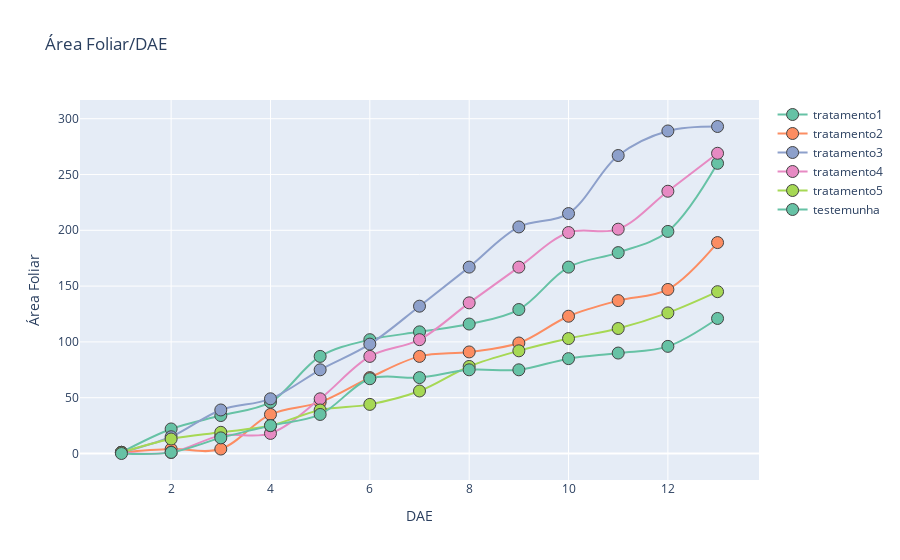

This figure's notebook cell:
### Code cell
layout = go.Layout(title = 'Área Foliar/DAE',
                   yaxis = dict(title = 'Área Foliar'),
                   xaxis = dict(title = 'DAE'),
                   colorway=cl.scales['5']['qual']['Set2']
                  )


data = []
for column in af.columns:
    trace = go.Scatter(x=af[column].index,
                   y = af[column].values,
                   mode = 'lines+markers',
                   marker = dict(size =12,line=dict(width=1)),
                   name = column,
                   line = dict(shape = 'spline'))
    data.append(trace)
    

fig = go.Figure(data = data,layout = layout,)

py.offline.iplot(fig,link_text="")

### Figure 1 — Plotly figure (JSON) as saved in the notebook; plotly's stock layout.template omitted (floating-point values rounded to 4 significant figures)
{"data": [{"line": {"shape": "spline"}, "marker": {"line": {"width": 1}, "size": 12}, "mode": "lines+markers", "name": "tratamento1", "type": "scatter", "x": [1, 2, 3, 4, 5, 6, 7, 8, 9, 10, 11, 12, 13], "y": [1, 22, 34, 46, 87, 102, 109, 116, 129, 167, 180, 199, 260]}, {"line": {"shape": "spline"}, "marker": {"line": {"width": 1}, "size": 12}, "mode": "lines+markers", "name": "tratamento2", "type": "scatter", "x": [1, 2, 3, 4, 5, 6, 7, 8, 9, 10, 11, 12, 13], "y": [1, 4, 4, 35, 46, 68, 87, 91, 99, 123, 137, 147, 189]}, {"line": {"shape": "spline"}, "marker": {"line": {"width": 1}, "size": 12}, "mode": "lines+markers", "name": "tratamento3", "type": "scatter", "x": [1, 2, 3, 4, 5, 6, 7, 8, 9, 10, 11, 12, 13], "y": [1, 15, 39, 49, 75, 98, 132, 167, 203, 215, 267, 289, 293]}, {"line": {"shape": "spline"}, "marker": {"line": {"width": 1}, "size": 12}, "mode": "lines+markers", "name": "tratamento4", "type": "scatter", "x": [1, 2, 3, 4, 5, 6, 7, 8, 9, 10, 11, 12, 13], "y": [1, 1, 16, 18, 49, 87, 102, 135, 167, 198, 201, 235, 269]}, {"line": {"shape": "spline"}, "marker": {"line": {"width": 1}, "size": 12}, "mode": "lines+markers", "name": "tratamento5", "type": "scatter", "x": [1, 2, 3, 4, 5, 6, 7, 8, 9, 10, 11, 12, 13], "y": [1, 13, 19, 25, 39, 44, 56, 78, 92, 103, 112, 126, 145]}, {"line": {"shape": "spline"}, "marker": {"line": {"width": 1}, "size": 12}, "mode": "lines+markers", "name": "testemunha", "type": "scatter", "x": [1, 2, 3, 4, 5, 6, 7, 8, 9, 10, 11, 12, 13], "y": [0, 1, 14, 25, 35, 67, 68, 75, 75, 85, 90, 96, 121]}], "layout": {"colorway": ["rgb(102,194,165)", "rgb(252,141,98)", "rgb(141,160,203)", "rgb(231,138,195)", "rgb(166,216,84)"], "title": {"text": "Área Foliar/DAE"}, "xaxis": {"title": {"text": "DAE"}}, "yaxis": {"title": {"text": "Área Foliar"}}}}
